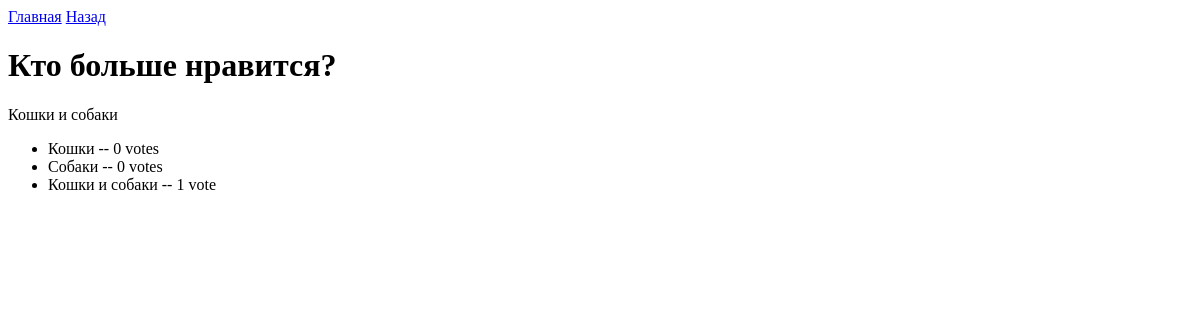
Page /2/result_polls/ on the earlier database version.
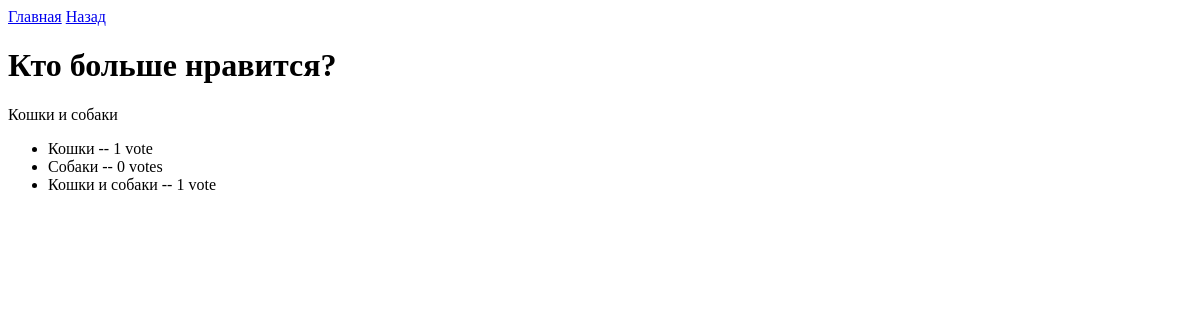
Same page on the later database version.
### poll/models.py (models this page shows, shortened)
class Question(models.Model):
    question_text = models.CharField(max_length=200)
    publish_date = models.DateTimeField(default=timezone.now)
    end_date = models.DateTimeField()
    desc_text = models.CharField(max_length=200, blank=True, unique=True)
    full_desc_text = models.CharField(max_length=200, blank=True, unique=True)
    photo_question = models.ImageField(upload_to="media/", verbose_name="Фотография")

class Choice(models.Model):
    question = models.ForeignKey(Question, on_delete=models.CASCADE)
    choice_text = models.CharField(max_length=200)
    votes = models.IntegerField(default=0)

### poll/views.py (the view)
# urls.py: path('<int:pk>/result_polls/', views.ResultsView.as_view(), name='result'),
class ResultsView(generic.DetailView):
    model = Question
    template_name = 'polls/result_polls.html'

### poll/templates/polls/result_polls.html (shortened to what this page needs)
<a href="{% url 'base' %}">Главная</a>
<a href="{% url 'polls'%}">Назад</a>
<h1>{{ question.question_text }}</h1>
<p>{{ question.desc_text }}</p>
<ul>
    {% for choice in question.choice_set.all %}
    <li>{{ choice.choice_text }} -- {{ choice.votes }} vote{{choice.votes|pluralize}}</li>
    {% endfor %}
</ul>

Differences in the rows shown:
changed Choice "Кошки": votes "0" → "1"
